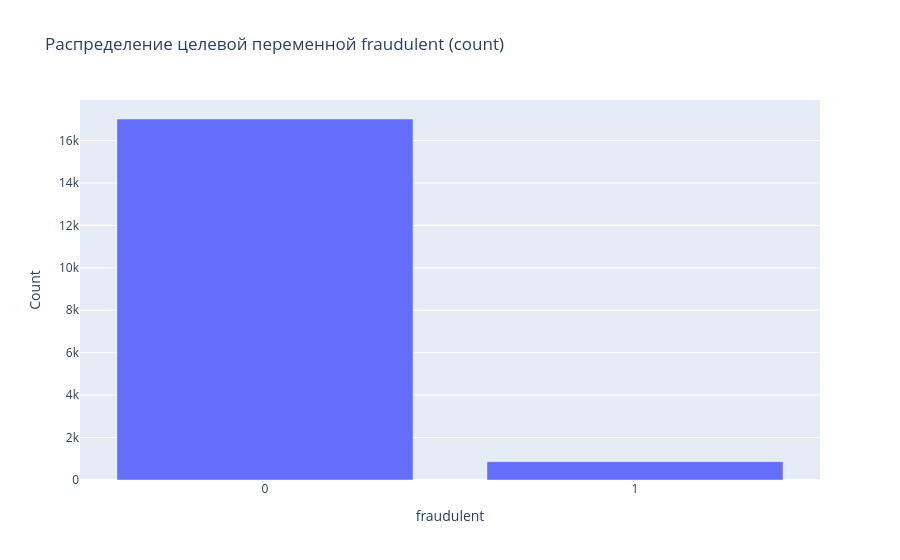
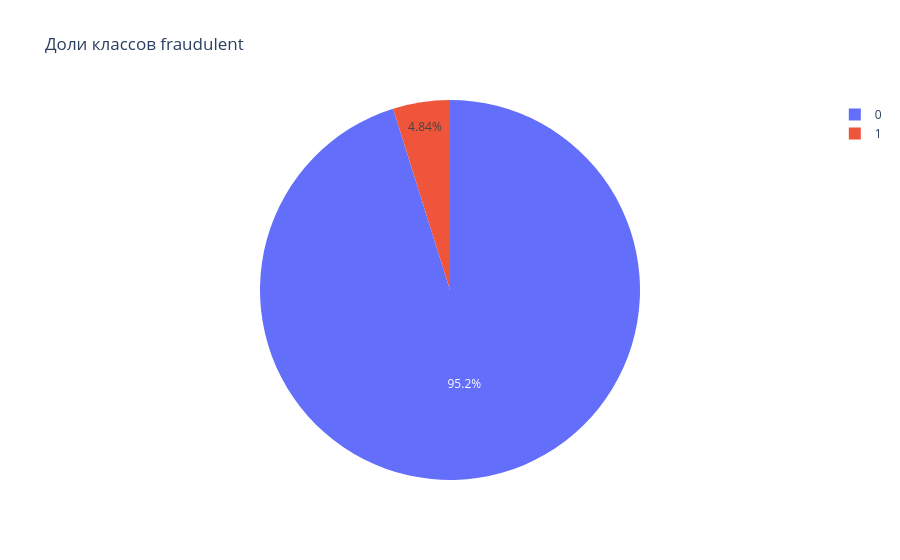

Source (notebook cell) for these figures, in order:
### Markdown cell above
## Распределение целевой переменной `fraudulent`

### Code cell
target_counts = DF["fraudulent"].value_counts()
print("Target value counts:")
print(target_counts)

imbalance_ratio = target_counts.min() / target_counts.max()
print(f"Imbalance ratio (minority/majority): {imbalance_ratio:.4f}")

# График 1: bar chart распределения target
fig1 = px.bar(x=target_counts.index.astype(str), y=target_counts.values,
              labels={"x": "fraudulent", "y": "Count"},
              title="Распределение целевой переменной fraudulent (count)")
FIGS.append(fig1)

# График 2: pie chart долей
fig2 = px.pie(values=target_counts.values, names=target_counts.index.astype(str),
              title="Доли классов fraudulent")
FIGS.append(fig2)

### Figure 1 — Plotly figure (JSON) as saved in the notebook; plotly's stock layout.template omitted (floating-point values rounded to 4 significant figures)
{"data": [{"hovertemplate": "fraudulent=%{x}<br>Count=%{y}<extra></extra>", "legendgroup": "", "marker": {"color": "#636efa", "pattern": {"shape": ""}}, "name": "", "orientation": "v", "showlegend": false, "textposition": "auto", "type": "bar", "x": ["0", "1"], "xaxis": "x", "y": [17014, 866], "yaxis": "y"}], "layout": {"barmode": "relative", "legend": {"tracegroupgap": 0}, "title": {"text": "Распределение целевой переменной fraudulent (count)"}, "xaxis": {"anchor": "y", "domain": [0.0, 1.0], "title": {"text": "fraudulent"}}, "yaxis": {"anchor": "x", "domain": [0.0, 1.0], "title": {"text": "Count"}}}}

### Figure 2 — Plotly figure (JSON) as saved in the notebook; plotly's stock layout.template omitted (floating-point values rounded to 4 significant figures)
{"data": [{"domain": {"x": [0.0, 1.0], "y": [0.0, 1.0]}, "hovertemplate": "label=%{label}<br>value=%{value}<extra></extra>", "labels": ["0", "1"], "legendgroup": "", "name": "", "showlegend": true, "type": "pie", "values": [17014, 866]}], "layout": {"legend": {"tracegroupgap": 0}, "title": {"text": "Доли классов fraudulent"}}}
